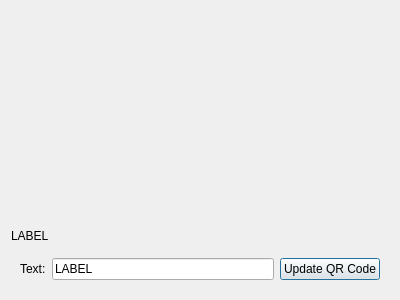
<?xml version="1.0" encoding="UTF-8"?>
<ui version="4.0">
 <class>Dialog</class>
 <widget class="QDialog" name="Dialog">
  <property name="geometry">
   <rect>
    <x>0</x>
    <y>0</y>
    <width>400</width>
    <height>300</height>
   </rect>
  </property>
  <property name="windowTitle">
   <string>Dialog</string>
  </property>
  <layout class="QVBoxLayout" name="verticalLayout">
   <item>
    <widget class="QLabel" name="qrcode_widget">
     <property name="sizePolicy">
      <sizepolicy hsizetype="Expanding" vsizetype="Expanding">
       <horstretch>0</horstretch>
       <verstretch>0</verstretch>
      </sizepolicy>
     </property>
     <property name="text">
      <string/>
     </property>
    </widget>
   </item>
   <item>
    <widget class="QLabel" name="current_plaintext">
     <property name="text">
      <string>LABEL</string>
     </property>
     <property name="textFormat">
      <enum>Qt::PlainText</enum>
     </property>
     <property name="textInteractionFlags">
      <set>Qt::NoTextInteraction</set>
     </property>
    </widget>
   </item>
   <item>
    <widget class="QWidget" name="widget_2" native="true">
     <layout class="QHBoxLayout" name="horizontalLayout">
      <item>
       <widget class="QLabel" name="label">
        <property name="text">
         <string>Text:</string>
        </property>
        <property name="buddy">
         <cstring>plaintext</cstring>
        </property>
       </widget>
      </item>
      <item>
       <widget class="QLineEdit" name="plaintext">
        <property name="text">
         <string>LABEL</string>
        </property>
       </widget>
      </item>
      <item>
       <widget class="QPushButton" name="update_btn">
        <property name="text">
         <string>Update QR Code</string>
        </property>
        <property name="autoDefault">
         <bool>true</bool>
        </property>
        <property name="default">
         <bool>true</bool>
        </property>
       </widget>
      </item>
     </layout>
    </widget>
   </item>
  </layout>
 </widget>
 <resources/>
 <connections/>
</ui>
